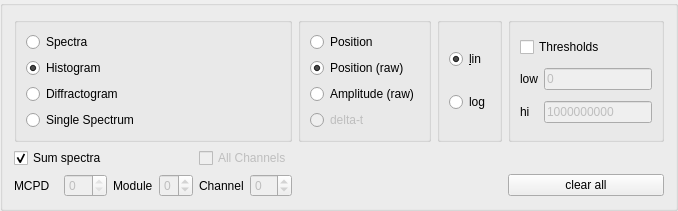
      <widget class="QGroupBox" name="displayGroupBox">
       <layout class="QGridLayout" name="gridLayout_2">
        <item row="0" column="3">
         <widget class="QGroupBox" name="posAmpGroup">
          <property name="title">
           <string/>
          </property>
          <layout class="QGridLayout" name="gridLayout_4">
           <item row="2" column="0">
            <widget class="QRadioButton" name="dispAllPos">
             <property name="text">
              <string>Position (raw)</string>
             </property>
             <property name="shortcut">
              <string/>
             </property>
             <property name="checked">
              <bool>true</bool>
             </property>
             <attribute name="buttonGroup">
              <string notr="true">posampButtonGroup</string>
             </attribute>
            </widget>
           </item>
           <item row="4" column="0">
            <widget class="QRadioButton" name="dispAllAmpl">
             <property name="text">
              <string>Amplitude (raw)</string>
             </property>
             <property name="shortcut">
              <string/>
             </property>
             <attribute name="buttonGroup">
              <string notr="true">posampButtonGroup</string>
             </attribute>
            </widget>
           </item>
           <item row="6" column="0">
            <widget class="QRadioButton" name="specialBox">
             <property name="enabled">
              <bool>false</bool>
             </property>
             <property name="text">
              <string>delta-t</string>
             </property>
            </widget>
           </item>
           <item row="1" column="0">
            <widget class="QRadioButton" name="dispAllCorrectedPos">
             <property name="text">
              <string>Position</string>
             </property>
             <attribute name="buttonGroup">
              <string notr="true">posampButtonGroup</string>
             </attribute>
            </widget>
           </item>
          </layout>
         </widget>
        </item>
        <item row="0" column="0" colspan="3">
         <widget class="QGroupBox" name="dispGroup">
          <property name="title">
           <string/>
          </property>
          <layout class="QGridLayout" name="gridLayout_5">
           <item row="0" column="0">
            <widget class="QRadioButton" name="dispSpectra">
             <property name="text">
              <string>Spectra</string>
             </property>
             <property name="shortcut">
              <string/>
             </property>
             <property name="checked">
              <bool>false</bool>
             </property>
             <attribute name="buttonGroup">
              <string notr="true">displayModeButtonGroup</string>
             </attribute>
            </widget>
           </item>
           <item row="1" column="0">
            <widget class="QRadioButton" name="dispHistogram">
             <property name="text">
              <string>Histogram</string>
             </property>
             <property name="shortcut">
              <string/>
             </property>
             <property name="checked">
              <bool>true</bool>
             </property>
             <attribute name="buttonGroup">
              <string notr="true">displayModeButtonGroup</string>
             </attribute>
            </widget>
           </item>
           <item row="2" column="0" colspan="2">
            <widget class="QRadioButton" name="dispDiffractogram">
             <property name="text">
              <string>Diffractogram</string>
             </property>
             <property name="shortcut">
              <string/>
             </property>
             <property name="checked">
              <bool>false</bool>
             </property>
             <attribute name="buttonGroup">
              <string notr="true">displayModeButtonGroup</string>
             </attribute>
            </widget>
           </item>
           <item row="3" column="0">
            <widget class="QRadioButton" name="dispMstdSpectrum">
             <property name="text">
              <string>Single Spectrum</string>
             </property>
             <property name="shortcut">
              <string/>
             </property>
             <property name="checked">
              <bool>false</bool>
             </property>
             <attribute name="buttonGroup">
              <string notr="true">displayModeButtonGroup</string>
             </attribute>
            </widget>
           </item>
          </layout>
         </widget>
        </item>
        <item row="2" column="0">
         <widget class="QCheckBox" name="dispAll">
          <property name="text">
           <string>Sum spectra</string>
          </property>
          <property name="shortcut">
           <string/>
          </property>
          <property name="checked">
           <bool>true</bool>
          </property>
         </widget>
        </item>
        <item row="3" column="0">
         <layout class="QHBoxLayout" name="horizontalLayout_5">
          <item>
           <widget class="QLabel" name="textLabel1">
            <property name="text">
             <string>MCPD</string>
            </property>
            <property name="wordWrap">
             <bool>false</bool>
            </property>
           </widget>
          </item>
          <item>
           <widget class="MCPDSpinBox" name="dispMcpd">
            <property name="enabled">
             <bool>false</bool>
            </property>
            <property name="maximum">
             <number>0</number>
            </property>
           </widget>
          </item>
         </layout>
        </item>
        <item row="3" column="1">
         <layout class="QHBoxLayout">
          <item>
           <widget class="QLabel" name="textLabel2">
            <property name="text">
             <string>Module</string>
            </property>
            <property name="wordWrap">
             <bool>false</bool>
            </property>
           </widget>
          </item>
          <item>
           <widget class="ModuleSpinBox" name="dispMpsd">
            <property name="enabled">
             <bool>false</bool>
            </property>
            <property name="wrapping">
             <bool>true</bool>
            </property>
            <property name="maximum">
             <number>7</number>
            </property>
           </widget>
          </item>
         </layout>
        </item>
        <item row="3" column="2">
         <layout class="QHBoxLayout">
          <item>
           <widget class="QLabel" name="textLabel3">
            <property name="text">
             <string>Channel</string>
            </property>
            <property name="wordWrap">
             <bool>false</bool>
            </property>
           </widget>
          </item>
          <item>
           <widget class="ChannelSpinBox" name="dispChan">
            <property name="enabled">
             <bool>false</bool>
            </property>
            <property name="wrapping">
             <bool>true</bool>
            </property>
            <property name="maximum">
             <number>7</number>
            </property>
           </widget>
          </item>
         </layout>
        </item>
        <item row="2" column="2">
         <widget class="QCheckBox" name="dispAllChannels">
          <property name="enabled">
           <bool>false</bool>
          </property>
          <property name="text">
           <string>All Channels</string>
          </property>
         </widget>
        </item>
        <item row="0" column="4">
         <widget class="QGroupBox" name="logGroup">
          <property name="enabled">
           <bool>true</bool>
          </property>
          <property name="title">
           <string/>
          </property>
          <layout class="QGridLayout" name="gridLayout_3">
           <item row="0" column="0">
            <widget class="QRadioButton" name="lin">
             <property name="text">
              <string>&amp;lin</string>
             </property>
             <property name="checked">
              <bool>true</bool>
             </property>
             <attribute name="buttonGroup">
              <string notr="true">linlogButtonGroup</string>
             </attribute>
            </widget>
           </item>
           <item row="1" column="0">
            <widget class="QRadioButton" name="log">
             <property name="text">
              <string>log</string>
             </property>
             <attribute name="buttonGroup">
              <string notr="true">linlogButtonGroup</string>
             </attribute>
            </widget>
           </item>
          </layout>
         </widget>
        </item>
        <item row="3" column="5">
         <widget class="QPushButton" name="clearAll">
          <property name="text">
           <string>clear all</string>
          </property>
          <property name="shortcut">
           <string/>
          </property>
         </widget>
        </item>
        <item row="0" column="5">
         <widget class="QGroupBox" name="groupBox_4">
          <property name="title">
           <string/>
          </property>
          <layout class="QGridLayout" name="gridLayout_20">
           <item row="0" column="0" colspan="2">
            <widget class="QCheckBox" name="useThresh">
             <property name="text">
              <string>Thresholds</string>
             </property>
            </widget>
           </item>
           <item row="1" column="0">
            <widget class="QLabel" name="textLabel4">
             <property name="text">
              <string>low</string>
             </property>
             <property name="wordWrap">
              <bool>false</bool>
             </property>
            </widget>
           </item>
           <item row="1" column="1">
            <widget class="QLineEdit" name="loLim">
             <property name="enabled">
              <bool>false</bool>
             </property>
             <property name="text">
              <string>0</string>
             </property>
            </widget>
           </item>
           <item row="2" column="0">
            <widget class="QLabel" name="textLabel5">
             <property name="text">
              <string>hi</string>
             </property>
             <property name="wordWrap">
              <bool>false</bool>
             </property>
            </widget>
           </item>
           <item row="2" column="1">
            <widget class="QLineEdit" name="hiLim">
             <property name="enabled">
              <bool>false</bool>
             </property>
             <property name="text">
              <string>1000000000</string>
             </property>
            </widget>
           </item>
          </layout>
         </widget>
        </item>
       </layout>
      </widget>
